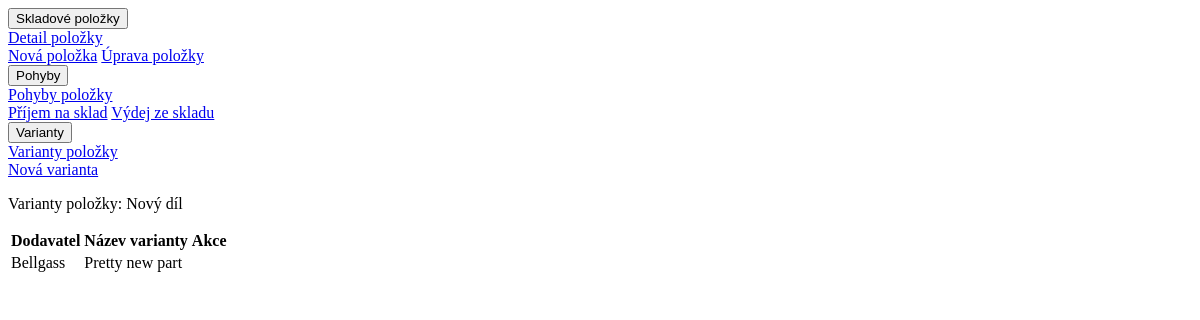
Page /sklad/552/varianty/ (signed in) on the earlier database version.
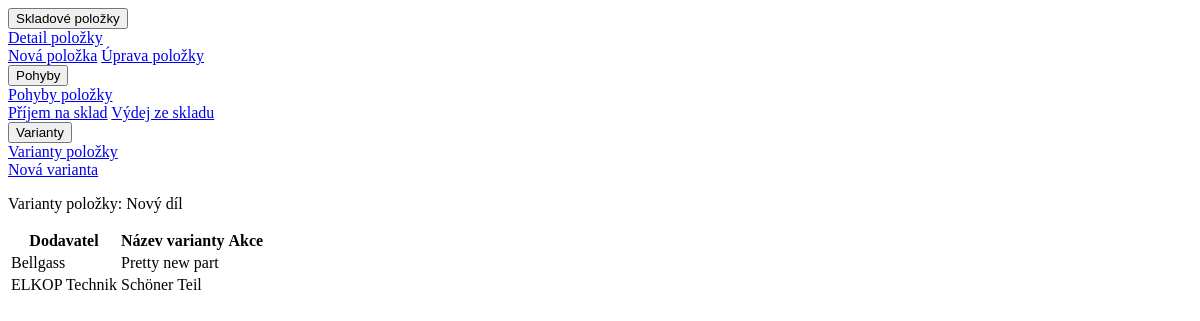
Same page on the later database version.
### hpm_sklad/models.py (models this page shows, shortened)
class Varianty(models.Model):
    class Meta:
        verbose_name_plural = 'Varianty'
        verbose_name = 'Varianta'
    sklad = models.ForeignKey(Sklad, on_delete=models.CASCADE, related_name='varianty_skladu', verbose_name="Skladová položka")
    dodavatel = models.ForeignKey(Dodavatele, on_delete=models.CASCADE, related_name='varianty_dodavatele', verbose_name="Dodavatel")
    nazev_varianty = models.CharField(max_length=255, verbose_name="Název varianty")
    cislo_varianty = models.CharField(max_length=255, null=True, verbose_name="Číslo varianty")
    jednotkova_cena_eur = models.FloatField(default=0.0, validators=[MinValueValidator(0.0)], verbose_name="EUR/jednotka")
    dodaci_lhuta = models.PositiveIntegerField(verbose_name="Dodací lhůta")
    min_obj_mnozstvi = models.PositiveIntegerField(verbose_name="Min. obj. množství")

class Dodavatele(models.Model):
    class Meta:
        verbose_name_plural = "Dodavatelé"
    LANGUAGE_CHOICES = [
        ('CZ', 'Český'),
        ('SK', 'Slovenský'),
        ('DE', 'Německý'),
        ('EN', 'Anglický')
    ]
    dodavatel = models.CharField(max_length=100, verbose_name="Dodavatel")
    kontakt = models.CharField(null=True, max_length=100, verbose_name="Kontaktní osoba")
    email = models.EmailField(null=True, max_length=100, verbose_name="E-mail")
    telefon = models.CharField(null=True, max_length=20, verbose_name="Telefon")
    jazyk = models.CharField(null=True, max_length=2, choices=LANGUAGE_CHOICES, default='CZ', verbose_name="Jazyk")
    def __str__(self):
        return f"{self.dodavatel}"

### hpm_sklad/views.py (the view)
# urls.py: path('sklad/<int:pk>/varianty/', views.SkladDetailView.as_view(template_name='hpm_sklad/show_varianty_sklad.html'), name='show_varianty_sklad'),
class SkladDetailView(LoginRequiredMixin, DetailView):
    model = Sklad
    model = Sklad
    def get_template_names(self):
        if self.template_name:
            return [self.template_name]
        else:
            raise ValueError("Template name not provided")
    def get_context_data(self, **kwargs):
        context = super().get_context_data(**kwargs)
        object_instance = self.get_object()
        varianty = self.object.varianty_skladu.all()
        equipment_fields_true = [
            field for field in Sklad._meta.fields
            if field.get_internal_type() == 'BooleanField' and getattr(object_instance, field.name) is True and field.name not in ("ucetnictvi", "kriticky_dil")
        ]
        info_fields = [field for field in Sklad._meta.fields if field.name in ("ucetnictvi", "kriticky_dil")]
        info_fields.append({'verbose_name': 'Pod minimem', 'name': 'pod_minimem'})
        detail_item_fields = [
            field for field in Sklad._meta.fields
            if field.get_internal_type() != 'BooleanField' and field.name != 'nazev_dilu'
        ]
        context['equipment_fields_true'] = equipment_fields_true
        context['info_fields'] = info_fields
        context['detail_item_fields'] = detail_item_fields
        context['varianty'] = varianty
        return context

### hpm_sklad/templates/hpm_sklad/show_varianty_sklad.html (shortened to what this page needs)
{% load static %}
{% load custom_filters %}
{% include "hpm_sklad/navbar_sklad.html" %}
<div class="bg-dark text-white mt-3">
    <p class="h6 py-2 px-2">Varianty položky: {{ object.nazev_dilu|truncatechars:50 }}</p>
</div>
<table class="table table-sm table-striped table-bordered">
    <thead class="thead-dark">
            <tr>
            <th>Dodavatel</th>
            <th>Název varianty</th>
            <th>Akce</th>
        </tr>
    </thead>
    <tbody>
        {% if varianty %}
            {% for varianta in varianty %}
                <tr>
                    <td class="width-nowrap align-middle">{{ varianta.dodavatel|truncatechars:20 }}</td>
                    <td class="container-fluid align-middle">{{ varianta.nazev_varianty|truncatechars:40 }}</td>
                </tr>
            {% endfor %}
        {% else %}
            <tr>
                <td>Neexistuje žádná varianta.</td>
            </tr>
        {% endif %}
    </tbody>
</table>

Differences in the rows shown:
added Varianty: dodavatel "ELKOP Technik", nazev_varianty "Schöner Teil"
